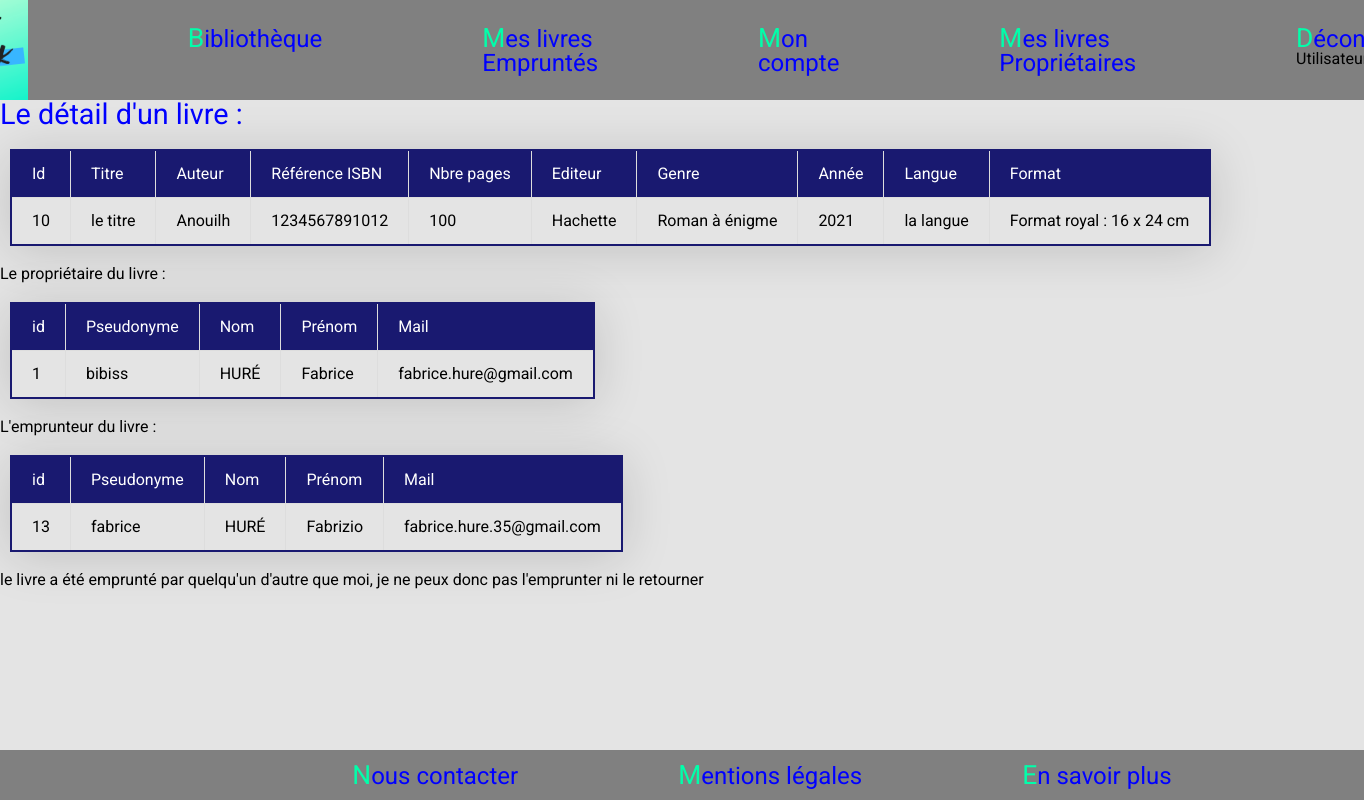
Screenshot of /PouzyBookWeb/accueil.php?action=livre&id=10 with the database file from the repository.
### tables this page shows
CREATE TABLE IF NOT EXISTS `livres` (
  `id` int(10) UNSIGNED NOT NULL AUTO_INCREMENT,
  `titre` varchar(100) NOT NULL,
  `idAuteurLivres` int(10) UNSIGNED NOT NULL,
  `ref` bigint(13) UNSIGNED NOT NULL COMMENT 'Référence ISBN',
  `nbrPages` smallint(5) UNSIGNED NOT NULL,
  `idEditionLivres` int(10) UNSIGNED NOT NULL,
  `idGenreLivres` int(10) UNSIGNED NOT NULL,
  `anneeEdition` smallint(6) NOT NULL,
  `langue` varchar(50) NOT NULL,
  `idFormatLivres` int(10) UNSIGNED NOT NULL,
  `idProprietaire` int(10) UNSIGNED DEFAULT NULL,
  PRIMARY KEY (`id`),
  KEY `FK_livres_auteur` (`idAuteurLivres`),
  KEY `FK_livres_edition` (`idEditionLivres`),
  KEY `FK_livres_genre` (`idGenreLivres`),
  KEY `FK_livres_format` (`idFormatLivres`),
  KEY `FK_livres_proprietaire` (`idProprietaire`)
);

CREATE TABLE IF NOT EXISTS `auteur` (
  `idAuteur` int(10) UNSIGNED NOT NULL AUTO_INCREMENT,
  `auteur` varchar(50) NOT NULL,
  PRIMARY KEY (`idAuteur`)
);

CREATE TABLE IF NOT EXISTS `edition` (
  `idEdition` int(10) UNSIGNED NOT NULL AUTO_INCREMENT,
  `edition` varchar(100) NOT NULL,
  PRIMARY KEY (`idEdition`)
);

CREATE TABLE IF NOT EXISTS `genre` (
  `idGenre` int(10) UNSIGNED NOT NULL AUTO_INCREMENT,
  `genre` varchar(100) NOT NULL,
  PRIMARY KEY (`idGenre`)
);

CREATE TABLE IF NOT EXISTS `format` (
  `idFormat` int(10) UNSIGNED NOT NULL AUTO_INCREMENT,
  `format` varchar(50) NOT NULL,
  PRIMARY KEY (`idFormat`)
);

CREATE TABLE IF NOT EXISTS `administres` (
  `idUtilisateur` int(10) UNSIGNED NOT NULL AUTO_INCREMENT,
  `utilisateur` varchar(50) NOT NULL,
  `motDePasse` varchar(50) NOT NULL,
  `nom` varchar(40) DEFAULT NULL,
  `prenom` varchar(40) DEFAULT NULL,
  `adresse` varchar(100) DEFAULT NULL,
  `mail` varchar(60) DEFAULT NULL,
  PRIMARY KEY (`idUtilisateur`)
);

### PouzyBookWeb/controller/livres.php (called while the page is built, shortened)
<?php
require_once('model/LivresManager.php');
function detailLivre($livreId)
{
    $postManager1 = new \PouzyBookWeb\model\LivresManager();
    $postLivre = $postManager1->detailLivre($livreId);
    $postManager2 = new \PouzyBookWeb\model\LivresManager();
    $postEmprunteurLivre = $postManager2->detailEmprunteur($livreId);
    require('view/frontend/detailLivre.php');
}

### PouzyBookWeb/model/LivresManager.php (called while the page is built, shortened)
<?php
class LivresManager extends Manager
{
    public function detailLivre($id)
    {
        $db = $this->dbConnect();
        $req = $db->prepare('SELECT id, titre, auteur, ref, nbrPages, edition, genre, anneeEdition, langue, format, DATE_FORMAT(dateEmprunt, \'%d/%m/%Y\') AS dateEmprunt_fr, idUtilisateur AS idProprietaire, utilisateur AS utilisateurProprietaire, nom AS nomProprietaire, prenom AS prenomProprietaire, mail AS mailProprietaire FROM livres INNER JOIN auteur ON idAuteurLivres = idAuteur INNER JOIN edition ON idEditionLivres = idEdition INNER JOIN genre ON idGenreLivres = idGenre INNER JOIN format ON idFormatLivres = idFormat LEFT JOIN administres ON idProprietaire = idUtilisateur LEFT JOIN emprunt ON id = idLivreEmprunte WHERE id = ?');
        $req->execute(array($id));
        $post = $req->fetch();
        return $post;
        }
    public function detailEmprunteur($id)
    {
        $db = $this->dbConnect();
        $req = $db->prepare('SELECT idUtilisateur AS idEmprunteur, utilisateur AS utilisateurEmprunteur, nom AS nomEmprunteur, prenom AS prenomEmprunteur, mail AS mailEmprunteur FROM administres LEFT JOIN emprunt ON idEmprunteur = idUtilisateur WHERE idLivreEmprunte = ?');
        $req->execute(array($id));
        $post = $req->fetch();
        return $post;
        }
}

### PouzyBookWeb/view/frontend/detailLivre.php (the view, shortened to what this page needs)
<?php ob_start(); ?><main class="container">
    <main class="container">
        <div class="lead"><h1>Le détail d'un livre :</h1>
            <div class="">
                <table class="tableau-style">
                <thead>
                    <tr>
                        <th scope="col">Id</th>
                        <th scope="col">Titre</th>
                        <th scope="col">Auteur</th>
                        <th scope="col">Référence ISBN</th>
                        <th scope="col">Nbre pages</th>
                        <th scope="col">Editeur</th>
                        <th scope="col">Genre</th>
                        <th scope="col">Année</th>
                        <th scope="col">Langue</th>
                        <th scope="col">Format</th>
                    </tr>
                </thead>
                <tbody>
                    <tr>
                        <td><?= $postLivre['id'] ;?></td>
                        <td><?= $postLivre['titre'] ;?></td>
                        <td><?= $postLivre['auteur'];?> </td>
                        <td><?= $postLivre['ref'];?></td>
                        <td><?= $postLivre['nbrPages'];?></td>
                        <td><?= $postLivre['edition'];?> </td>
                        <td><?= $postLivre['genre'];?></td>
                        <td><?= $postLivre['anneeEdition'];?></td>
                        <td><?= $postLivre['langue'];?> </td>
                        <td><?= $postLivre['format'];?></td>
                    </tr>
                </tbody>
                </table>
            </div>
        </div>
        <div class="lead">Le propriétaire du livre :
            <div class="">
                <table class="tableau-style">
                <thead>
                    <tr>
                        <th scope="col">id</th>
                        <th scope="col">Pseudonyme</th>
                        <th scope="col">Nom</th>
                        <th scope="col">Prénom</th>
                        <th scope="col">Mail</th>
                    </tr>
                </thead>
                <tbody>
                    <tr>
                        <td><?= $postLivre['idProprietaire'];?> </td>
                        <td><?= $postLivre['utilisateurProprietaire'];?> </td>
                        <td><?= $postLivre['nomProprietaire'];?> </td>
                        <td><?= $postLivre['prenomProprietaire'];?></td>
                        <td><?= $postLivre['mailProprietaire'];?></td>
                    </tr>
                </tbody>
                </table>
            </div>
        <div class="lead">L'emprunteur du livre :
            <div class="">
                <table class="tableau-style">
                <thead>
                    <tr>
                        <th scope="col">id</th>
                        <th scope="col">Pseudonyme</th>
                        <th scope="col">Nom</th>
                        <th scope="col">Prénom</th>
                        <th scope="col">Mail</th>
                    </tr>
                </thead>
                <tbody>
                    <tr>
                        <td><?= $postEmprunteurLivre['idEmprunteur'];?> </td>
                        <td><?= $postEmprunteurLivre['utilisateurEmprunteur'];?> </td>
                        <td><?= $postEmprunteurLivre['nomEmprunteur'];?> </td>
                        <td><?= $postEmprunteurLivre['prenomEmprunteur'];?></td>
                        <td><?= $postEmprunteurLivre['mailEmprunteur'];?></td>
                    </tr>
                </tbody>
                </table>
            </div>
        </div>
    </main>
<?php require('template.php'); ?>

### PouzyBookWeb/public/css/style.css (style rules this page uses)
body { font-family: 'Roboto', sans-serif; width: 100%; min-height: 100%; background-color: rgb(228, 228, 228); align-content: center; position: relative; }
h1 { color: blue; text-decoration:aqua; font-size: 1.8em; }
.tableau-style { border-collapse: collapse; width: auto; box-shadow: 0 5px 50px rgba(0,0,0,0.15); cursor: pointer; margin: 20px 10px 20px 10px; border: 2px solid midnightblue; }
thead tr { background-color: midnightblue; color: #fff; text-align: left; }
th, td { padding: 15px 20px; }
tbody tr, td, th { border: 1px solid #ddd; }

### rows the page displays
livres: id "10", titre "le titre", idAuteurLivres.auteur "Anouilh", ref "1234567891012", nbrPages "100", idEditionLivres.edition "Hachette", idGenreLivres.genre "Roman à énigme", anneeEdition "2021", langue "la langue", idFormatLivres.format "Format royal : 16 x 24 cm", idProprietaire.idUtilisateur "1", idProprietaire.utilisateur "bibiss", idProprietaire.nom "HURÉ", idProprietaire.prenom "Fabrice", idProprietaire.mail "fabrice.hure@gmail.com"
administres: idUtilisateur "13", utilisateur "fabrice", nom "HURÉ", prenom "Fabrizio", mail "fabrice.hure.35@gmail.com"
